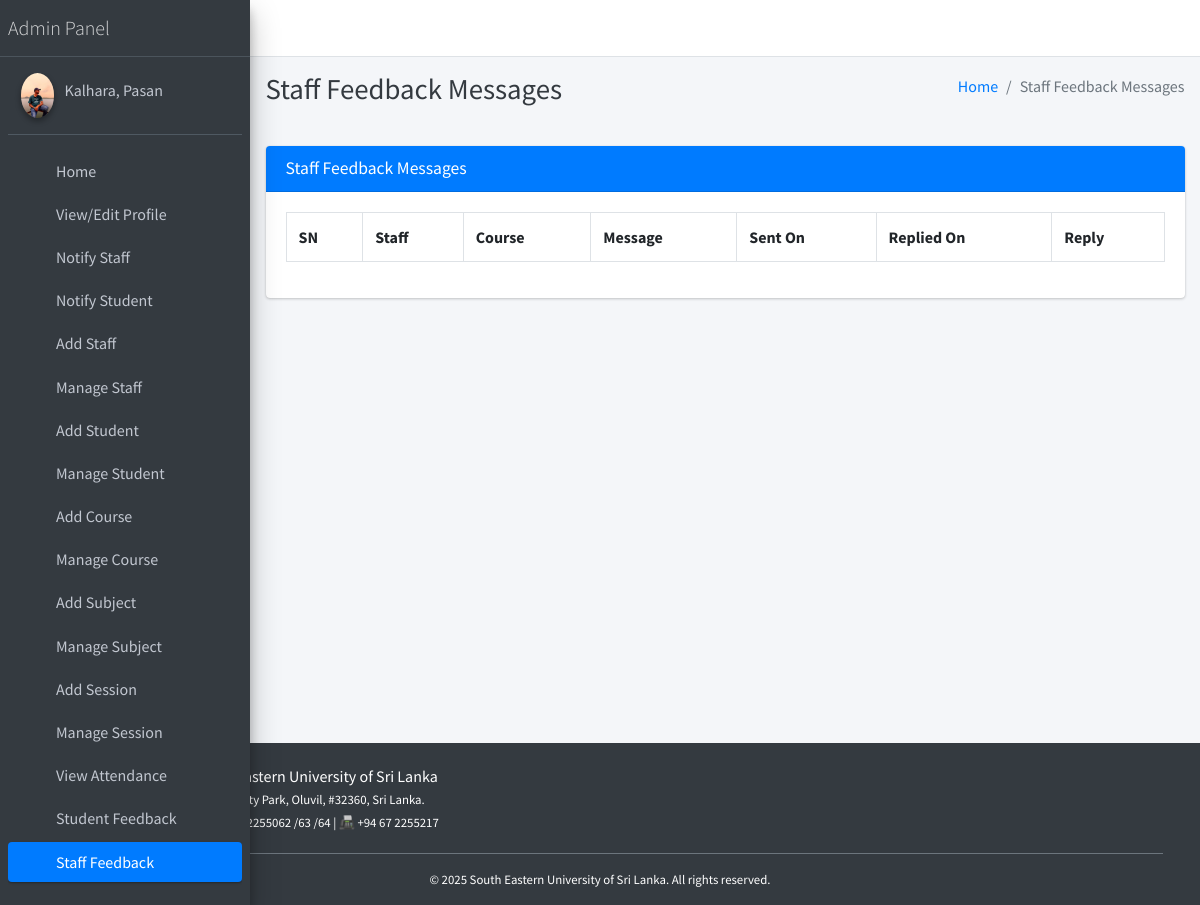
The page /staff/view/feedback/ (signed in) on the database its author committed.
### main_app/models.py (models this page shows)
class CustomUser(AbstractUser):
    USER_TYPE = ((1, "HOD"), (2, "Staff"), (3, "Student"))
    GENDER = [("M", "Male"), ("F", "Female")]
    username = None  # Removed username, using email instead
    email = models.EmailField(unique=True)
    user_type = models.CharField(default=1, choices=USER_TYPE, max_length=1)
    gender = models.CharField(max_length=1, choices=GENDER)
    profile_pic = models.ImageField()
    address = models.TextField()
    fcm_token = models.TextField(default="")  # For firebase notifications
    created_at = models.DateTimeField(auto_now_add=True)
    updated_at = models.DateTimeField(auto_now=True)
    USERNAME_FIELD = "email"
    REQUIRED_FIELDS = []
    objects = CustomUserManager()
    def __str__(self):
        return self.last_name + ", " + self.first_name

### main_app/hod_views.py (the view, shortened to what this page needs)
# urls.py: path("staff/view/feedback/", hod_views.staff_feedback_message,
@csrf_exempt
def staff_feedback_message(request):
    if request.method != 'POST':
        feedbacks = FeedbackStaff.objects.all()
        context = {
            'feedbacks': feedbacks,
            'page_title': 'Staff Feedback Messages'
        }
        return render(request, 'hod_template/staff_feedback_template.html', context)

### main_app/templates/hod_template/staff_feedback_template.html (shortened to what this page needs)
{% extends 'main_app/base.html' %}
{% load static %}
{% block page_title %}{{page_title}}{% endblock page_title %}
{% block content %}
<section class="content">
    <div class="container-fluid">
        <div class="row">
            <div class="col-md-12">
                <div class="card card-primary">
                    <div class="card-header">
                        <h3 class="card-title">{{page_title}}</h3>
                    </div>
                    <div class="table card-body">
                        <table class="table table-bordered">
                            <tr>
                                <th>SN</th>
                                <th>Staff</th>
                                <th>Course</th>
                                <th>Message</th>
                                <th>Sent On</th>
                                <th>Replied On</th>
                                <th>Reply</th>
                            </tr>
                        </table>
                    </div>
                    </div>
            </div>
        </div>
    </div>
</section>
{% endblock content %}

### main_app/templates/main_app/sidebar_template.html (shortened to what this page needs)
{% load static %}
<aside class="main-sidebar sidebar-dark-primary elevation-4">
{% if request.user.user_type == '1' %}
    <a href="{% url 'admin_home' %}" class="brand-link">
        <span class="brand-text font-weight-light">Admin Panel</span>
    </a>
    <div class="sidebar">
        <div class="user-panel mt-3 pb-3 mb-3 d-flex">
            <div class="image">
                <img src="{{ request.user.profile_pic }}" class="img-circle elevation-2" alt="User Image">
            </div>
            <div class="info">
                <a href="#" class="d-block">{{ user }}</a>
            </div>
        </div>
        <nav class="mt-2">
            <ul class="nav nav-pills nav-sidebar flex-column" role="menu">
                <li class="nav-item">
                    {% url 'admin_home' as admin_home %}
                    <a href="{{ admin_home }}" class="nav-link {% if admin_home == request.path %} active {% endif %}">
                        <i class="nav-icon fas fa-tachometer-alt"></i>
                        <p>Home</p>
                    </a>
                </li>
                <li class="nav-item">
                    {% url 'admin_view_profile' as admin_view_profile %}
                    <a href="{{ admin_view_profile }}" class="nav-link {% if admin_view_profile == request.path %} active {% endif %}">
                        <i class="nav-icon fas fa-user-cog"></i>
                        <p>View/Edit Profile</p>
                    </a>
                </li>
                <li class="nav-item">
                    {% url 'admin_notify_staff' as admin_notify_staff %}
                    <a href="{{ admin_notify_staff }}" class="nav-link {% if admin_notify_staff == request.path %} active {% endif %}">
                        <i class="nav-icon fas fa-bullhorn"></i>
                        <p>Notify Staff</p>
                    </a>
                </li>
                <li class="nav-item">
                    {% url 'admin_notify_student' as admin_notify_student %}
                    <a href="{{ admin_notify_student }}" class="nav-link {% if admin_notify_student == request.path %} active {% endif %}">
                        <i class="nav-icon fas fa-bullhorn"></i>
                        <p>Notify Student</p>
                    </a>
                </li>
                <li class="nav-item">
                    {% url 'add_staff' as add_staff %}
                    <a href="{{ add_staff }}" class="nav-link {% if add_staff == request.path %} active {% endif %}">
                        <i class="nav-icon fas fa-user-plus"></i>
                        <p>Add Staff</p>
                    </a>
                </li>
                <li class="nav-item">
                    {% url 'manage_staff' as manage_staff %}
                    {% url 'edit_staff' staff_id as edit_staff %}
                    <a href="{{ manage_staff }}" class="nav-link {% if manage_staff == request.path or request.path == edit_staff %} active {% endif %}">
                        <i class="nav-icon fas fa-users"></i>
                        <p>Manage Staff</p>
                    </a>
                </li>
                <li class="nav-item">
                    {% url 'add_student' as add_student %}
                    <a href="{{ add_student }}" class="nav-link {% if add_student == request.path %} active {% endif %}">
                        <i class="nav-icon fas fa-user-graduate"></i>
                        <p>Add Student</p>
                    </a>
                </li>
                <li class="nav-item">
                    {% url 'manage_student' as manage_student %}
                    {% url 'edit_student' student_id as edit_student %}
                    <a href="{{ manage_student }}" class="nav-link {% if edit_student == request.path or manage_student == request.path %} active {% endif %}">
                        <i class="nav-icon fas fa-users"></i>
                        <p>Manage Student</p>
                    </a>
                </li>
                <li class="nav-item">
                    {% url 'add_course' as add_course %}
                    <a href="{{ add_course }}" class="nav-link {% if add_course == request.path %} active {% endif %}">
                        <i class="nav-icon fas fa-book"></i>
                        <p>Add Course</p>
                    </a>
                </li>
                <li class="nav-item">
                    {% url 'manage_course' as manage_course %}
                    {% url 'edit_course' course_id as edit_course %}
                    <a href="{{ manage_course }}" class="nav-link {% if edit_course == request.path or manage_course == request.path %} active {% endif %}">
                        <i class="nav-icon fas fa-book-open"></i>
                        <p>Manage Course</p>
                    </a>
                </li>
                <li class="nav-item">
                    {% url 'add_subject' as add_subject %}
                    <a href="{{ add_subject }}" class="nav-link {% if add_subject == request.path %} active {% endif %}">
                        <i class="nav-icon fas fa-chalkboard-teacher"></i>
                        <p>Add Subject</p>
                    </a>
                </li>
                <li class="nav-item">
                    {% url 'manage_subject' as manage_subject %}
                    {% url 'edit_subject' subject_id as edit_subject %}
                    <a href="{{ manage_subject }}" class="nav-link {% if edit_subject == request.path or manage_subject == request.path %} active {% endif %}">
                        <i class="nav-icon fas fa-book-reader"></i>
                        <p>Manage Subject</p>
                    </a>
                </li>
                <li class="nav-item">
                    {% url 'add_session' as add_session %}
                    <a href="{{ add_session }}" class="nav-link {% if add_session == request.path %} active {% endif %}">
                        <i class="nav-icon fas fa-calendar-plus"></i>
                        <p>Add Session</p>
                    </a>
                </li>
                <li class="nav-item">
                    {% url 'manage_session' as manage_session %}
                    {% url 'edit_session' session_id as edit_session %}
                    <a href="{{ manage_session }}" class="nav-link {% if edit_session == request.path or manage_session == request.path %} active {% endif %}">
                        <i class="nav-icon fas fa-calendar-alt"></i>
                        <p>Manage Session</p>
                    </a>
                </li>
                <li class="nav-item">
                    {% url 'admin_view_attendance' as admin_view_attendance %}
                    <a href="{{ admin_view_attendance }}" class="nav-link {% if admin_view_attendance == request.path %} active {% endif %}">
                        <i class="nav-icon fas fa-clipboard-list"></i>
                        <p>View Attendance</p>
                    </a>
                </li>
                <li class="nav-item">
                    {% url 'student_feedback_message' as student_feedback_message %}
                    <a href="{{ student_feedback_message }}" class="nav-link {% if student_feedback_message == request.path %} active {% endif %}">
                        <i class="nav-icon fas fa-comment-dots"></i>
                        <p>Student Feedback</p>
                    </a>
                </li>
                <li class="nav-item">
                    {% url 'staff_feedback_message' as staff_feedback_message %}
                    <a href="{{ staff_feedback_message }}" class="nav-link {% if staff_feedback_message == request.path %} active {% endif %}">
                        <i class="nav-icon fas fa-comments"></i>
                        <p>Staff Feedback</p>
                    </a>
                </li>
                <li class="nav-item">
                    {% url 'view_staff_leave' as view_staff_leave %}
                    <a href="{{ view_staff_leave }}" class="nav-link {% if view_staff_leave == request.path %} active {% endif %}">
                        <i class="nav-icon fas fa-user-clock"></i>
                        <p>Staff Leave</p>
                    </a>
                </li>
{% endif %}
</ul>
</nav>
</div>
</aside>

### rows shown on the page
CustomUser: user.profile_pic (picture), last_name+first_name "Kalhara, Pasan"

### other values the page prints
{{ page_title }} "Staff Feedback Messages"
